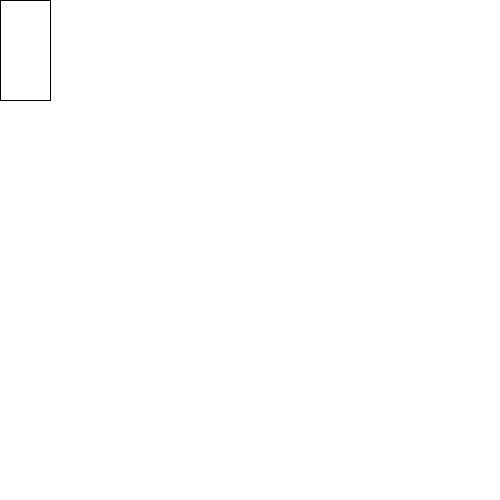
Frame 1 (no input)
Frame 60 (the mouse pressed at the canvas centre just before this capture): identical to frame 1, image omitted
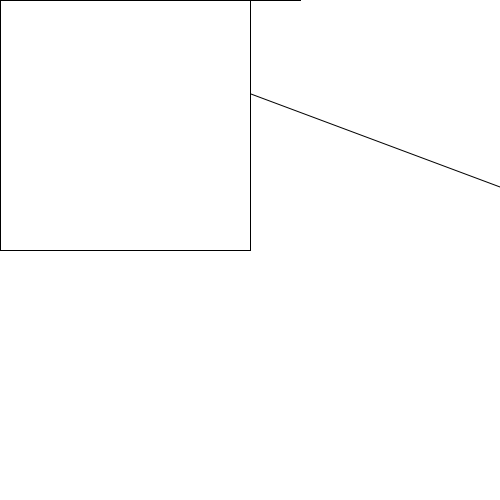
Frame 120 (the mouse held since frame 60 and released just before this capture)

The Processing sketch that drew these frames (run headless with seeded random() and noise(); from frame 60 on, the mouse is pressed at the canvas centre):

// Processing sketch: exercise_23_1
// ── exercise_23_1.pde
//Control the position of a shape with the mouse. Strive to create a more interesting 
// relation than one directly mimicking the position of the cursor
void setup (){
  size (500,500);
}
    
void draw () {
 
background(255);
rect (0,0,50+mouseX,100-mouseY);
  line (0,0,3*mouseX, 30+mouseY);// line is drawn 30 above the mouse position
  rect (0,0,mouseX,mouseY);// width and hieght is determined by where the mouse is moved
   println (frameCount);
}
